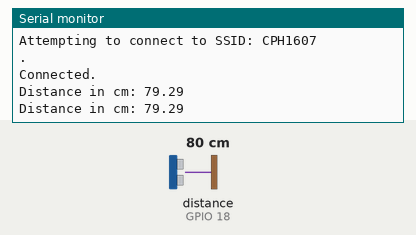
Simulated run of this sketch. Board: ESP32. Shown: the last lines printed to the serial monitor. The inputs (shaded band) are chosen by the test bench; at power-on: distance to the obstacle (sensor on GPIO 18) 80 cm. The echo pulse lasts 58.3 µs per cm; WiFi joins after 1.5 s; servers stay silent unless stated.

Above: at 7.1 s.
7.2 s: distance to the obstacle (sensor on GPIO 18) set to 2 cm
At 8.0 s:
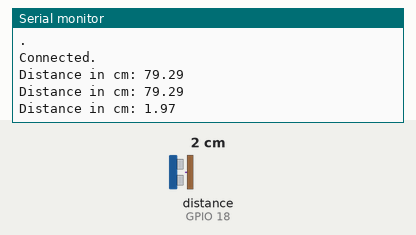
9.5 s: distance to the obstacle (sensor on GPIO 18) set to 4 cm
At 11.3 s:
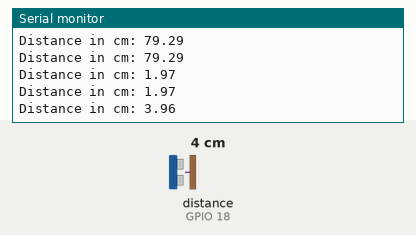
Timing chart, 0 to 12.8 s (numbered marks = the images above; inputs shaded):
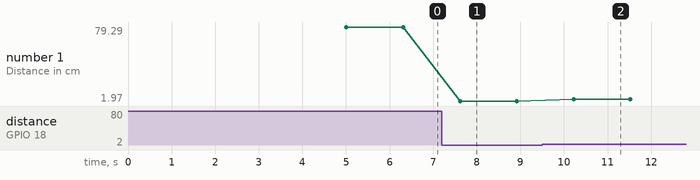

Measured:
- after the input at 7.2 s, the serial monitor: prints a new line after 0.42 s (image 1)
- after the input at 9.5 s, the serial monitor: prints a new line after 0.72 s (image 2)
- plotted number 1: 79.29 → 1.97 after the input at 7.2 s, 1.97 → 3.96 after the input at 9.5 s

The sketch:

USsensor.ino
```cpp
#include <WiFi.h>
#include <WiFiClient.h>
#include <WiFiServer.h>
#include <ThingSpeak.h>


//----------- Enter you Wi-Fi Details---------//
char ssid[] = "CPH1607"; //SSID
char pass[] = "12345678"; // Password
//-------------------------------------------//

const int trigger = 5;
const int echo = 18;
long T;
float distanceCM;
WiFiClient  client;

unsigned long myChannelField = 1655844; // Channel ID
const int ChannelField = 1; // Which channel to write data
const char * myWriteAPIKey = "807POF5JSGKFMQYO"; // Your write API Key

void setup()
{
  Serial.begin(115200);
  pinMode(trigger, OUTPUT);
  pinMode(echo, INPUT);
  WiFi.mode(WIFI_STA);
  ThingSpeak.begin(client);
}
void loop()
{
  if (WiFi.status() != WL_CONNECTED)
  {
    Serial.print("Attempting to connect to SSID: ");
    Serial.println(ssid);
    while (WiFi.status() != WL_CONNECTED)
    {
      WiFi.begin(ssid, pass);
      Serial.print(".");
      delay(5000);
    }
    Serial.println("\nConnected.");
  }
  digitalWrite(trigger, LOW);
  delay(1);
  digitalWrite(trigger, HIGH);
  delayMicroseconds(10);
  digitalWrite(trigger, LOW);
  T = pulseIn(echo, HIGH);
  distanceCM = T * 0.034;
  distanceCM = distanceCM / 2;
  Serial.print("Distance in cm: ");
  Serial.println(distanceCM);
  ThingSpeak.writeField(myChannelField, ChannelField, distanceCM, myWriteAPIKey);
  delay(1000);
}
```
